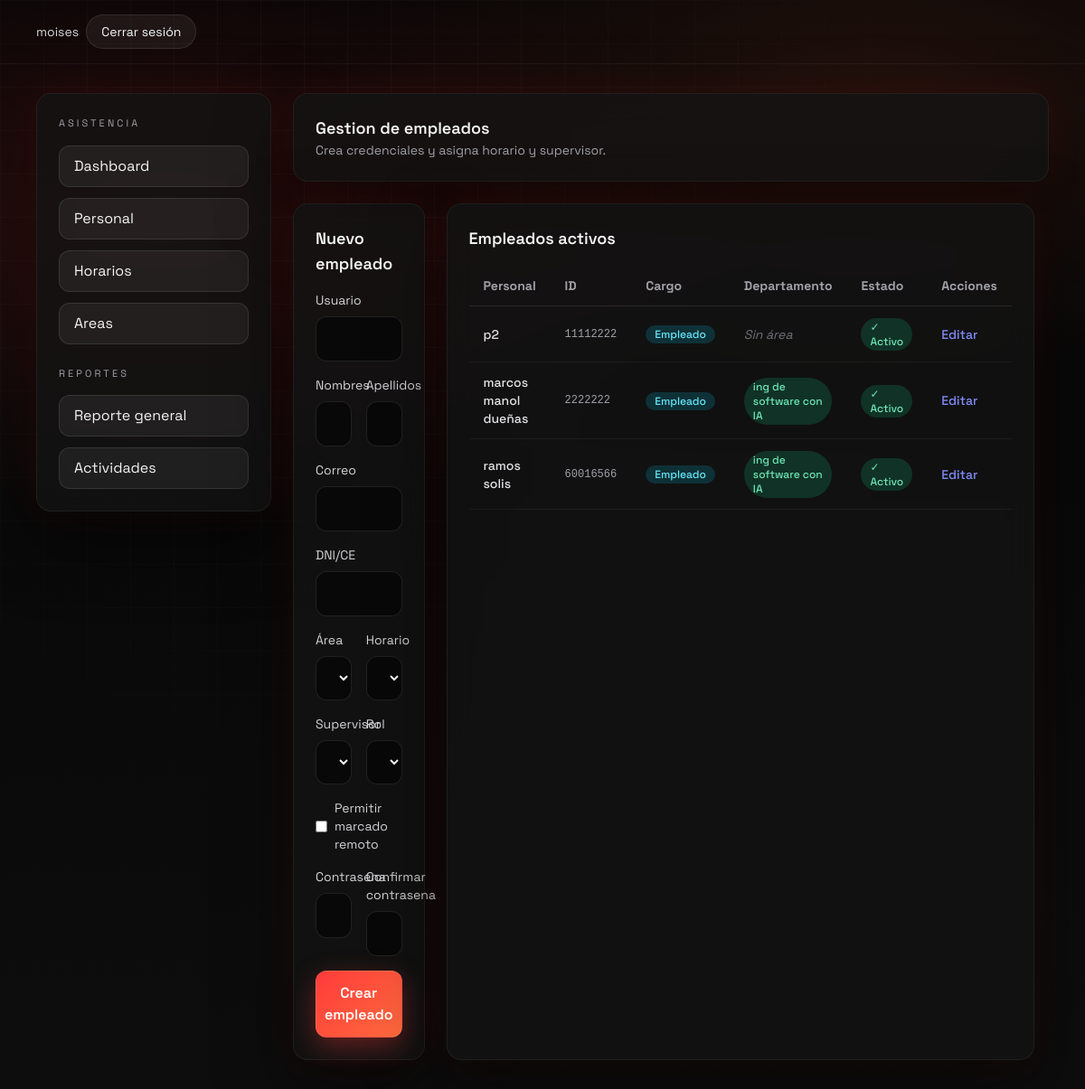
The page /empleados/ (signed in) on the database as committed earlier.
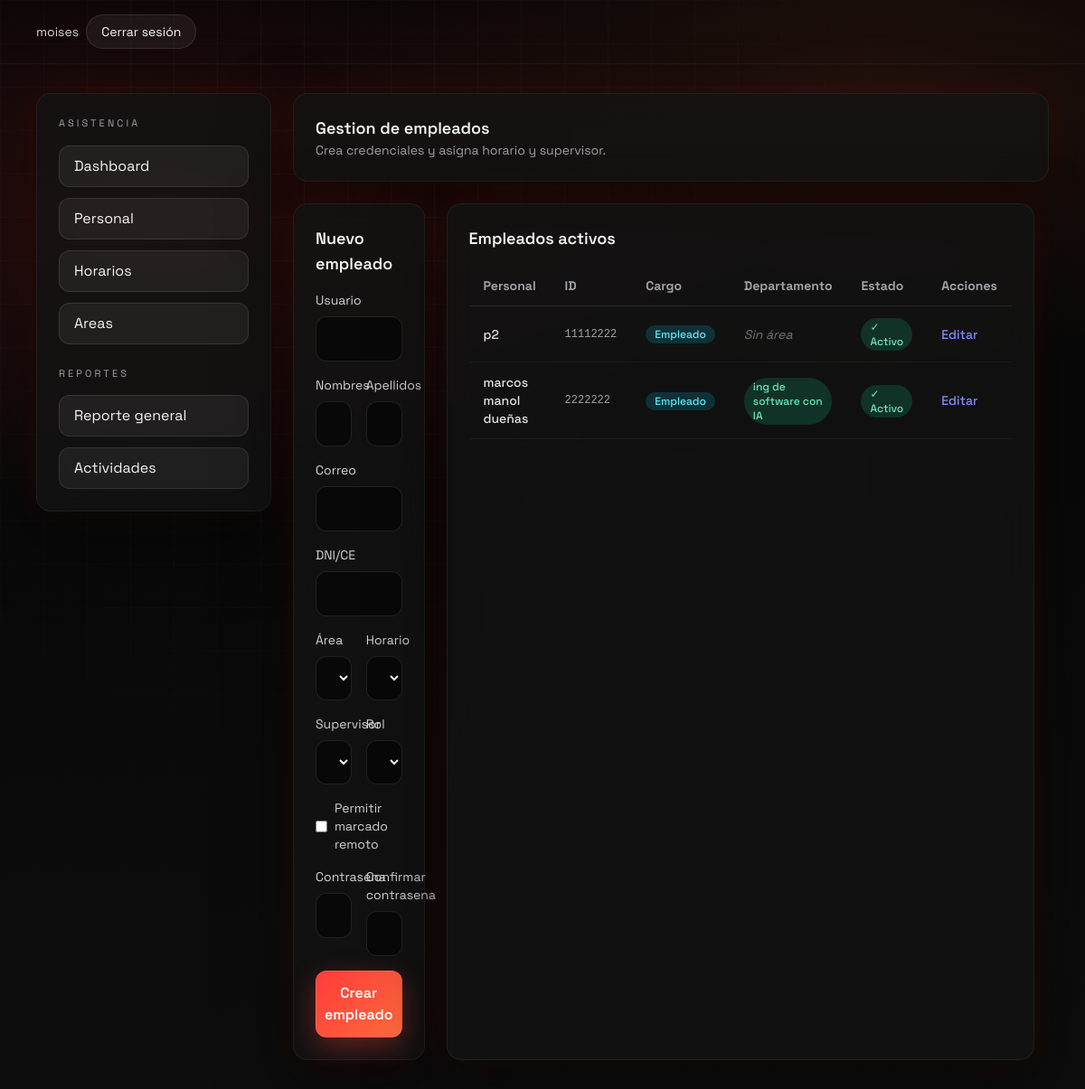
The same page on the database as committed later.
### asistencia/models.py (models this page shows, shortened)
class CustomUser(AbstractUser):
    ROL_ADMIN = "admin"
    ROL_RRHH = "rrhh"
    ROL_SUPERVISOR = "supervisor"
    ROL_EMPLEADO = "empleado"
    ROL_PPHH = "pphh"
    ROLES = (
        (ROL_ADMIN, "Administrador"),
        (ROL_RRHH, "RRHH"),
        (ROL_SUPERVISOR, "Supervisor"),
        (ROL_EMPLEADO, "Empleado"),
        (ROL_PPHH, "Practicante (PP.HH.)"),
    )
    rol = models.CharField(max_length=20, choices=ROLES, default=ROL_EMPLEADO)
    dni = models.CharField(max_length=11, unique=True, verbose_name="DNI/CE")
    supervisor = models.ForeignKey(
        'self',
        on_delete=models.SET_NULL,
        null=True,
        blank=True,
        related_name='subordinados'
    )
    horario = models.ForeignKey(
        Horario,
        on_delete=models.SET_NULL,
        null=True,
        blank=True,
        related_name='empleados'
    )
    area = models.ForeignKey(
        Area,
        on_delete=models.SET_NULL,
        null=True,
        blank=True,
        related_name='empleados',
        verbose_name="Área de Práctica"
    )
    permite_remoto = models.BooleanField(default=False)
    codigo_qr = models.CharField(
        max_length=50,
        unique=True,
        editable=False,
        null=True,
        blank=True,
        help_text="Código QR único del empleado para validar asistencia"
    )
    def __str__(self):
        return f"{self.get_full_name()} ({self.dni}) - {self.area.nombre if self.area else 'Sin Área'}"

class Area(models.Model):
    nombre = models.CharField(max_length=100, unique=True, help_text="Ej. Diseño Gráfico, Ing. Software")
    descripcion = models.TextField(blank=True, null=True)
    def __str__(self):
        return self.nombre

### asistencia/views.py (the view, shortened to what this page needs)
# urls.py: path("empleados/", views.EmpleadosView.as_view(), name="empleados"),
class EmpleadosView(LoginRequiredMixin, AdminOrRRHHRequiredMixin, FormView):
    template_name = "asistencia/empleados.html"
    form_class = EmpleadoCreationForm
    success_url = "/empleados/"
    def get_context_data(self, **kwargs):
        context = super().get_context_data(**kwargs)
        context["empleados"] = CustomUser.objects.filter(rol__in=[CustomUser.ROL_EMPLEADO, CustomUser.ROL_PPHH]).order_by(
            "last_name",
            "first_name",
            "username",
        )
        context["areas"] = Area.objects.all().order_by("nombre")
        return context

### asistencia/forms.py (shortened to what this page needs)
class EmpleadoCreationForm(UserCreationForm):
    class Meta(UserCreationForm.Meta):
        model = CustomUser
        fields = [
            "username",
            "first_name",
            "last_name",
            "email",
            "dni",
            "supervisor",
            "horario",
            "area",
            "rol",
            "permite_remoto",
        ]
    def __init__(self, *args, **kwargs):
        super().__init__(*args, **kwargs)
        self.fields["supervisor"].queryset = CustomUser.objects.filter(
            rol__in=[CustomUser.ROL_ADMIN, CustomUser.ROL_RRHH, CustomUser.ROL_SUPERVISOR],
            is_active=True,
        )
        self.fields["rol"].initial = CustomUser.ROL_EMPLEADO

### asistencia/models.py (called while the page is built)
    def __str__(self):
        return f"{self.nombre} ({self.hora_entrada} - {self.hora_salida})"

### asistencia/views.py (called while the page is built)
    def test_func(self):
        return self.request.user.is_authenticated and self.request.user.rol in (
            CustomUser.ROL_ADMIN,
            CustomUser.ROL_RRHH,
        )

### asistencia/templates/asistencia/empleados.html (shortened to what the changed rows need)
{% extends "asistencia/base_admin.html" %}
{% block admin_content %}
<div class="space-y-6">
    <div class="grid lg:grid-cols-[0.9fr_1.1fr] gap-6">
        <div class="glass rounded-2xl p-6">
            <div class="overflow-x-auto">
                <table class="w-full text-sm">
                    <thead>
                        <tr class="text-left text-zinc-400 border-b border-white/10">
                            <th class="py-3 px-4">Personal</th>
                            <th class="py-3 px-4">ID</th>
                            <th class="py-3 px-4">Cargo</th>
                            <th class="py-3 px-4">Departamento</th>
                            <th class="py-3 px-4">Estado</th>
                            <th class="py-3 px-4">Acciones</th>
                        </tr>
                    </thead>
                    <tbody>
                        {% for empleado in empleados %}
                            <tr class="border-b border-white/5 hover:bg-white/5 transition">
                                <td class="py-3 px-4 text-zinc-200 font-medium">{{ empleado.get_full_name|default:empleado.username }}</td>
                                <td class="py-3 px-4 text-zinc-400 font-mono text-xs">{{ empleado.dni }}</td>
                                <td class="py-3 px-4">
                                    <span class="inline-flex items-center px-2.5 py-0.5 rounded-full text-xs font-medium
                                        {% if empleado.rol == 'admin' %}
                                            bg-purple-500/20 text-purple-300
                                        {% elif empleado.rol == 'supervisor' %}
                                            bg-blue-500/20 text-blue-300
                                        {% else %}
                                            bg-cyan-500/20 text-cyan-300
                                        {% endif %}">
                                        {{ empleado.get_rol_display }}
                                    </span>
                                </td>
                                <td class="py-3 px-4">
                                    {% if empleado.area %}
                                        <span class="inline-flex items-center px-2.5 py-0.5 rounded-full text-xs font-medium bg-emerald-500/20 text-emerald-300">
                                            {{ empleado.area.nombre }}
                                        </span>
                                    {% else %}
                                        <span class="text-zinc-500 italic">Sin área</span>
                                    {% endif %}
                                </td>
                                <td class="py-3 px-4">
                                    <span class="inline-flex items-center px-2.5 py-0.5 rounded-full text-xs font-medium bg-emerald-500/20 text-emerald-300">
                                        ✓ Activo
                                    </span>
                                </td>
                                <td class="py-3 px-4">
                                    <button onclick="abrirModalEditarEmpleado({{ empleado.id }}, '{{ empleado.get_full_name }}', '{{ empleado.username }}', '{{ empleado.email }}', '{{ empleado.dni }}', {{ empleado.area.id|default:'null' }}, '{{ empleado.get_rol_display }}')"
                                            class="text-indigo-400 hover:text-indigo-300 transition text-sm font-medium">
                                        Editar
                                    </button>
                                </td>
                            </tr>
                        {% endfor %}
                    </tbody>
                </table>
            </div>
        </div>
    </div>
</div>
{% endblock %}

Rows that differ between the two databases and show on the page:
no longer on this page (row edited): CustomUser: get_full_name "ramos solis", dni "60016566", rol "Empleado", area.nombre "ing de software con IA"
